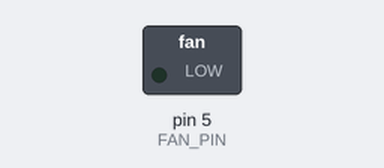
Recording of a sketch running on a simulated Arduino Uno, built with avr-gcc and run on an emulated ATmega328P. Shown: switched loads named in the sketch (green lamp = pin HIGH).

Above: at 1.0 s.
At 4.5 s:
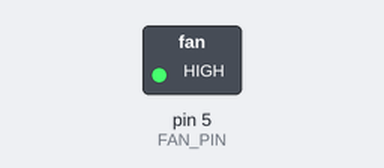
Timing chart, 0 to 9.1 s (numbered marks = the images above):
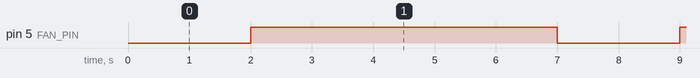

Measured:
- by itself, pin 5 (FAN_PIN): alternates HIGH for 5.0 s and LOW for 2.0 s

The sketch:

DPTv2_SW_Test_Fan.ino
```cpp
int FAN_PIN = 5;

void setup() {
  pinMode(FAN_PIN, OUTPUT);
}

void loop() {
  digitalWrite(FAN_PIN,LOW);
  delay(2000);
  digitalWrite(FAN_PIN,HIGH);
  delay(5000);
}
```
